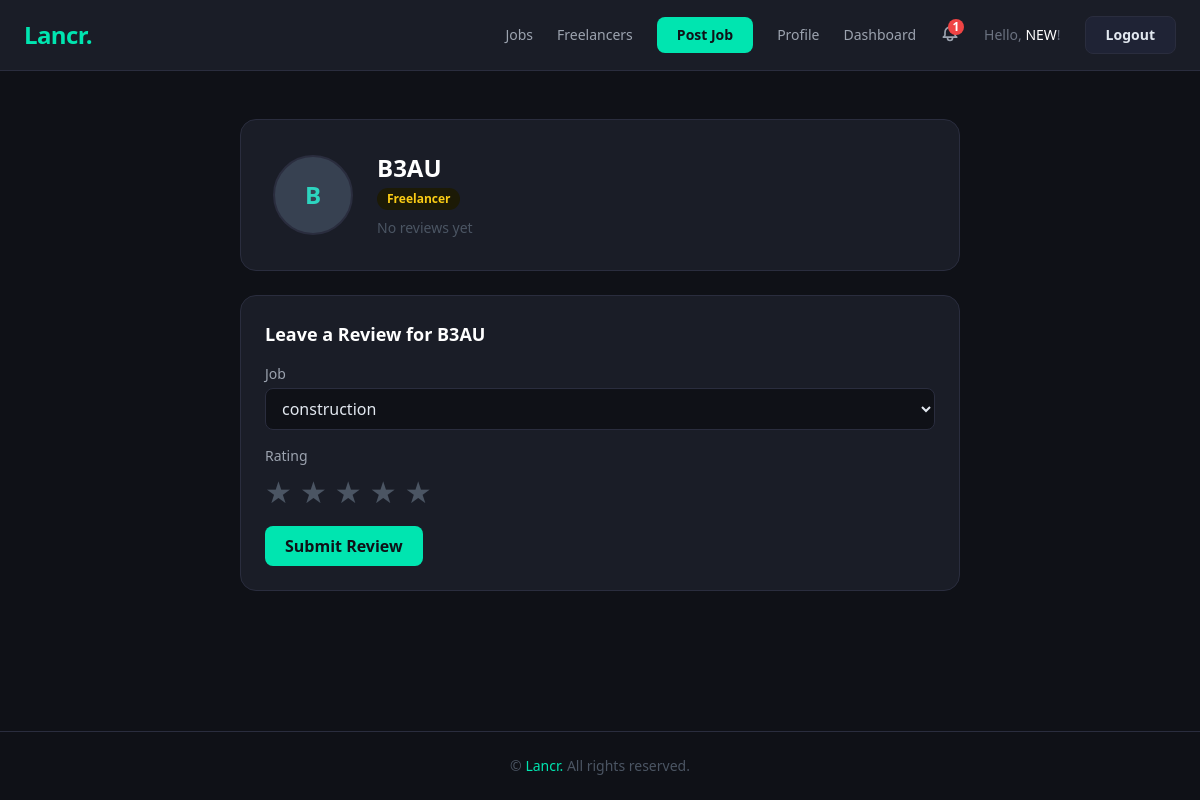
/profile/B3AU/ (signed in), run on the app's committed database.
### accounts/models.py (models this page shows, shortened)
class User(AbstractUser):
    ROLE_CHOICES = (
        ('client', 'Client'),
        ('freelancer', 'Freelancer'),
    )
    role = models.CharField(max_length=20, choices=ROLE_CHOICES)

### jobs/models.py (models this page shows, shortened)
class Profile(models.Model):
    ROLE_CHOICES = [
        ('client', 'Client'),
        ('freelancer', 'Freelancer'),
    ]
    user = models.OneToOneField(
        settings.AUTH_USER_MODEL,
        on_delete=models.CASCADE,
        related_name='profile'
    )
    role = models.CharField(max_length=20, choices=ROLE_CHOICES, default='freelancer')
    bio = models.TextField(blank=True)
    avatar = models.ImageField(upload_to='avatars/', blank=True, null=True)
    stripe_account_id = models.CharField(max_length=255, blank=True)
    stripe_onboarded = models.BooleanField(default=False)
    trade = models.CharField(max_length=100, blank=True)        # e.g. "Plumber"
    hourly_rate = models.DecimalField(max_digits=6, decimal_places=2, null=True, blank=True)
    county = models.CharField(max_length=100, blank=True)       # e.g. "Meath"
    years_experience = models.IntegerField(null=True, blank=True)
    is_available = models.BooleanField(default=True)
    skills = models.CharField(max_length=255, blank=True)

### jobs/views.py (the view)
# urls.py: path('profile/<str:username>/', views.profile_view, name='profile_view'),
def profile_view(request, username):
    User = get_user_model()
    viewed_user = get_object_or_404(User, username=username)
    profile = viewed_user.profile
    posted_jobs = None
    if profile.role == 'client':
        posted_jobs = Job.objects.filter(client=viewed_user, status='open')
    reviews = viewed_user.reviews_received.select_related('reviewer', 'job')
    avg_rating = reviews.aggregate(Avg('rating'))['rating__avg']
    reviewable_jobs = []
    if request.user.is_authenticated and request.user != viewed_user:
        completed_jobs = Job.objects.filter(
            status__in=['in_progress', 'closed']
        ).filter(
            models.Q(client=request.user, hired_freelancer=viewed_user) |
            models.Q(client=viewed_user, hired_freelancer=request.user)
        )
        already_reviewed = Review.objects.filter(
            reviewer=request.user,
            reviewee=viewed_user
        ).values_list('job_id', flat=True)
        reviewable_jobs = completed_jobs.exclude(id__in=already_reviewed)
    return render(request, 'jobs/profile_view.html', {
        'viewed_user': viewed_user,
        'profile': profile,
        'posted_jobs': posted_jobs,
        'reviews': reviews,
        'avg_rating': avg_rating,
        'reviewable_jobs': reviewable_jobs,
    })

### jobs/context_processors.py (called while the page is built)
def notifications(request):
    if request.user.is_authenticated:
        unread_count = request.user.notifications.filter(is_read=False).count()
        return {'unread_count': unread_count}
    return {'unread_count': 0}

### jobs/templates/jobs/profile_view.html (shortened to what this page needs)
{% extends "base.html" %}
{% block content %}
<div class="max-w-3xl mx-auto py-12 px-6">
  <div class="bg-card border border-subtle rounded-2xl p-8 mb-6">
    <div class="flex items-center gap-6">
      {% if profile.avatar %}
        <img src="{{ profile.avatar.url }}" alt="{{ viewed_user.username }}"
             class="w-20 h-20 rounded-full object-cover border-2 border-subtle">
      {% else %}
        <div class="w-20 h-20 rounded-full bg-gray-700 flex items-center justify-center
                    text-2xl font-bold text-teal-400 border-2 border-subtle">
          {{ viewed_user.username|first|upper }}
        </div>
      {% endif %}
      <div class="flex-1">
        <h1 class="text-2xl font-bold text-white">{{ viewed_user.username }}</h1>
        <span class="badge-{% if profile.role == 'client' %}open{% else %}in_progress{% endif %} mt-1 inline-block">
          {{ profile.get_role_display }}
        </span>
        {% if avg_rating %}
        <div class="flex items-center gap-2 mt-2">
          <div class="flex gap-0.5">
            {% for i in "12345" %}
              {% if forloop.counter <= avg_rating %}
                <span class="text-yellow-400 text-lg">★</span>
              {% else %}
                <span class="text-gray-600 text-lg">★</span>
              {% endif %}
            {% endfor %}
          </div>
          <span class="text-gray-400 text-sm">
            {{ avg_rating|floatformat:1 }} · {{ reviews|length }} review{{ reviews|length|pluralize }}
          </span>
        </div>
        {% else %}
          <p class="text-gray-600 text-sm mt-2">No reviews yet</p>
        {% endif %}
      </div>
    </div>
  </div>
  {% if reviewable_jobs %}
  <div class="bg-card border border-subtle rounded-2xl p-6 mb-6">
    <h2 class="text-lg font-semibold text-white mb-4">
      Leave a Review for {{ viewed_user.username }}
    </h2>
    <form method="post" action="{% url 'leave_review' viewed_user.username %}"
          class="space-y-4">
      <div>
        <label class="block text-gray-400 text-sm mb-1">Job</label>
        <select name="job_id" class="input-dark">
          {% for job in reviewable_jobs %}
            <option value="{{ job.id }}">{{ job.title }}</option>
          {% endfor %}
        </select>
      </div>
      <div>
        <label class="block text-gray-400 text-sm mb-2">Rating</label>
        <div class="flex gap-2">
          {% for i in "12345" %}
          <label class="cursor-pointer">
            <span class="text-3xl text-gray-600 peer-checked:text-yellow-400
                         hover:text-yellow-300 transition select-none">★</span>
          </label>
          {% endfor %}
        </div>
      </div>
      <button type="submit" class="btn-primary">Submit Review</button>
    </form>
  </div>
  {% endif %}
</div>
{% endblock %}

### jobs/templates/base.html (shortened to what this page needs)
<!DOCTYPE html>
<html lang="en">
<head>
  <script src="https://cdn.tailwindcss.com"></script>
</head>
<body class="min-h-screen flex flex-col">
  <nav class="bg-card border-b border-subtle px-6 py-4">
    <div class="flex items-center justify-between">
      <a href="{% url 'home' %}" class="text-2xl font-black lancr-teal tracking-tight">Lancr.</a>
      <div class="desktop-nav hidden md:flex items-center gap-6 text-sm">
        <a href="{% url 'job_list' %}" class="text-gray-400 hover:text-white transition">Jobs</a>
        <a href="{% url 'freelancer_list' %}" class="text-gray-400 hover:text-white transition">Freelancers</a>
        {% if user.is_authenticated %}
          {% if user.profile.role == 'client' %}
            <a href="{% url 'job_list' %}" class="btn-primary text-sm">Post Job</a>
          {% endif %}
          <a href="{% url 'profile_view' user.username %}" class="text-gray-400 hover:text-white transition">Profile</a>
          <a href="{% url 'client_dashboard' %}" class="text-gray-400 hover:text-white transition">Dashboard</a>
          <div class="notif-wrapper relative">
            <button class="relative text-gray-400 hover:text-white transition focus:outline-none">
              {% if unread_count > 0 %}
              <span class="absolute -top-1 -right-1 bg-red-500 text-white text-xs font-bold rounded-full w-4 h-4 flex items-center justify-center leading-none">
                {{ unread_count }}
              </span>
              {% endif %}
            </button>
          </div>
          <span class="text-gray-500">Hello, <span class="text-white font-medium">{{ user.username }}</span>!</span>
          <form method="post" action="{% url 'logout' %}" class="inline">
            <button type="submit" class="btn-secondary text-sm">Logout</button>
          </form>
        {% else %}
          <a href="{% url 'login' %}" class="text-gray-400 hover:text-white transition">Login</a>
          <a href="{% url 'register' %}" class="btn-primary text-sm">Sign Up</a>
        {% endif %}
      </div>
    </div>
  </nav>
  <main class="flex-1">
    {% block content %}{% endblock %}
  </main>
  <footer class="border-t border-subtle text-center text-gray-600 text-sm py-6">
    © <a href="{% url 'home' %}" class="lancr-teal hover:underline">Lancr.</a> All rights reserved.
  </footer>
</body>
</html>

### jobs/templates/base.html (style rules this page uses)
body { background-color: #0f1117; color: #e2e8f0; }
.lancr-teal { color: #00e5b0; }
.bg-card { background-color: #1a1d27; }
.border-subtle { border-color: #2a2d3e; }
.input-dark { background-color: #0f1117; border: 1px solid #2a2d3e; color: #e2e8f0; border-radius: 0.5rem; padding: 0.5rem 0.75rem; width: 100%; transition: border-color 0.2s; }
.input-dark::placeholder { color: #4a5568; }
.btn-primary { background-color: #00e5b0; color: #0f1117; font-weight: 700; padding: 0.5rem 1.25rem; border-radius: 0.5rem; display: inline-block; transition: background-color 0.2s; }
.btn-secondary { background-color: #1f2335; color: #e2e8f0; font-weight: 600; padding: 0.5rem 1.25rem; border-radius: 0.5rem; border: 1px solid #2a2d3e; display: inline-block; transition: border-color 0.2s; }
.badge-in_progress { background: #1c1a06; color: #facc15; padding: 2px 10px; border-radius: 9999px; font-size: 0.75rem; font-weight: 600; }

### data on the page
User: username "NEW"
User: username|first "B", username "B3AU"
Profile: role "Freelancer"

### other printed values
{{ unread_count }} "1"
form field job_id "construction"
